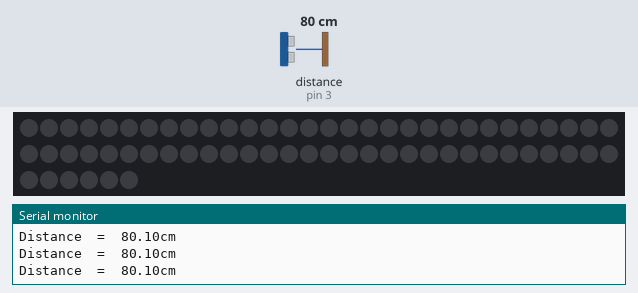
Simulated run of this sketch. Board: Arduino Uno, built with avr-gcc and run on an emulated ATmega328P. Parts: 66 RGB LEDs in strip order, left to right, continuing on the next row, the last lines printed to the serial monitor. Wiring (inferred from the names in the program): ultrasonic range finder: trigger pin 2; echo pin 3. The inputs (shaded band) are chosen by the test bench; at power-on: distance to the obstacle (sensor on pin 3) 80 cm. The echo pulse lasts 58.3 µs per cm; dim RGB values are drawn brighter than linear; the strip is taken to match the declared colour order.

Above: at 1.2 s.
1.3 s: distance to the obstacle (sensor on pin 3) set to 7 cm
2.8 s: distance to the obstacle (sensor on pin 3) set to 4 cm
At 8.2 s:
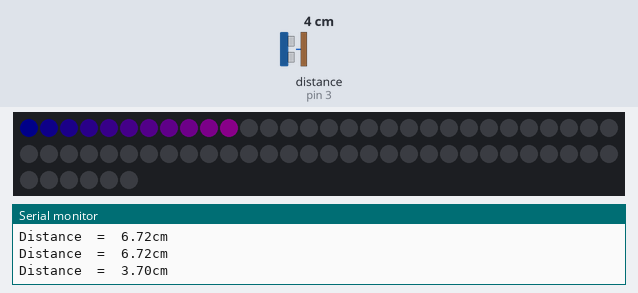
At 8.78 s:
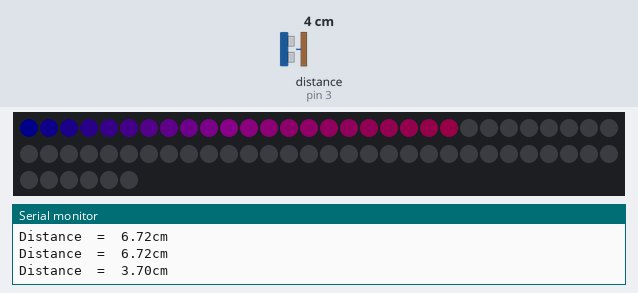

Measured:
- the behaviour switches between 6 and 5 cm on distance to the obstacle (sensor on pin 3) (found by bisection; images 0 and 1)
- after the input at 2.8 s, the LEDs: first change at once (image 1 shows a later state)

The sketch:

natal_infinito.ino
```cpp
// (licence header left out)
#include <Adafruit_NeoPixel.h>
#define LEDPIN 6 // connect the Data from the strip to this pin on the Arduino
#define NUMBER_PIEXELS 66 // the number of pixels in your LED strip
Adafruit_NeoPixel strip = Adafruit_NeoPixel(NUMBER_PIEXELS, LEDPIN, NEO_BRG + NEO_KHZ800);
const int TrigPin = 2;
const int EchoPin = 3;
float cm;
int delayTime = 500;
int wait = 50;
int i = 0;


void setup()
{
  Serial.begin(9600);
  pinMode(TrigPin, OUTPUT);
  pinMode(EchoPin, INPUT);
  strip.begin();

}
void loop()
{

  digitalWrite(TrigPin, LOW);
  delayMicroseconds(2);
  digitalWrite(TrigPin, HIGH);
  delayMicroseconds(10);
  digitalWrite(TrigPin, LOW);
  cm = pulseIn(EchoPin, HIGH) / 58.0; //The echo time is converted into cm
  cm = (int(cm * 100.0)) / 100.0;     //Keep two decimal places
  Serial.print("Distance\t=\t");
  Serial.print(cm);
  Serial.print("cm");
  Serial.println();

  if (cm < 5) {

    for (int i = 0; i < strip.numPixels() - 1; i++) {
      // starting at i, draw the 7 color rainbow}
      // a seven segment rainbow with red on the highest pixel
      void Vapo_r(uint16_t i, uint16_t wait) ;
      int np = strip.numPixels();  // we use the modulo function with this

      strip.setPixelColor(i, strip.Color(255, 0, 0));

      strip.show();
      delay(wait);
      strip.clear();
      strip.show();
    }

    for (int i = 0; i < strip.numPixels() - 1; i = i + 3) {
      // starting at i, draw the 7 color rainbow}
      // a seven segment rainbow with red on the highest pixel
      void Vapo_r(uint16_t i, uint16_t wait) ;
      int np = strip.numPixels();  // we use the modulo function with this

      strip.setPixelColor(i, strip.Color(255, 0, 255));

      strip.show();
      delay(wait);
      strip.clear();
      strip.show();
    }

    uint16_t x, y;
    for (x = 0; x < strip.numPixels(); x++) {
      strip.setPixelColor(x, x, 0, 10, 255);
      strip.show();
      delay(wait);
    }
    for (y = 0; y < strip.numPixels(); y++) {
      strip.setPixelColor(strip.numPixels() - 1 - y, y, 0, 5, 255);
      strip.show();
      delay(wait);
    }

    for (int i = 0; i < strip.numPixels() - 1; i++) {
      // starting at i, draw the 7 color rainbow}
      // a seven segment rainbow with red on the highest pixel
      void Vapo_r(uint16_t i, uint16_t wait) ;
      int np = strip.numPixels();  // we use the modulo function with this

      strip.setPixelColor(i, strip.Color(255, 155, 0));

      strip.show();
      delay(wait);
      strip.clear();
      strip.show();
    }

    for (int i = 0; i < strip.numPixels() - 1; i = i + 3) {
      // starting at i, draw the 7 color rainbow}
      // a seven segment rainbow with red on the highest pixel
      void Vapo_r(uint16_t i, uint16_t wait) ;
      int np = strip.numPixels();  // we use the modulo function with this

      strip.setPixelColor(i, strip.Color(255, 155, 0));

      strip.show();
      delay(wait);
      strip.clear();
      strip.show();
    }

  }


  else {
    strip.clear();
    strip.show();
  }

}
```
